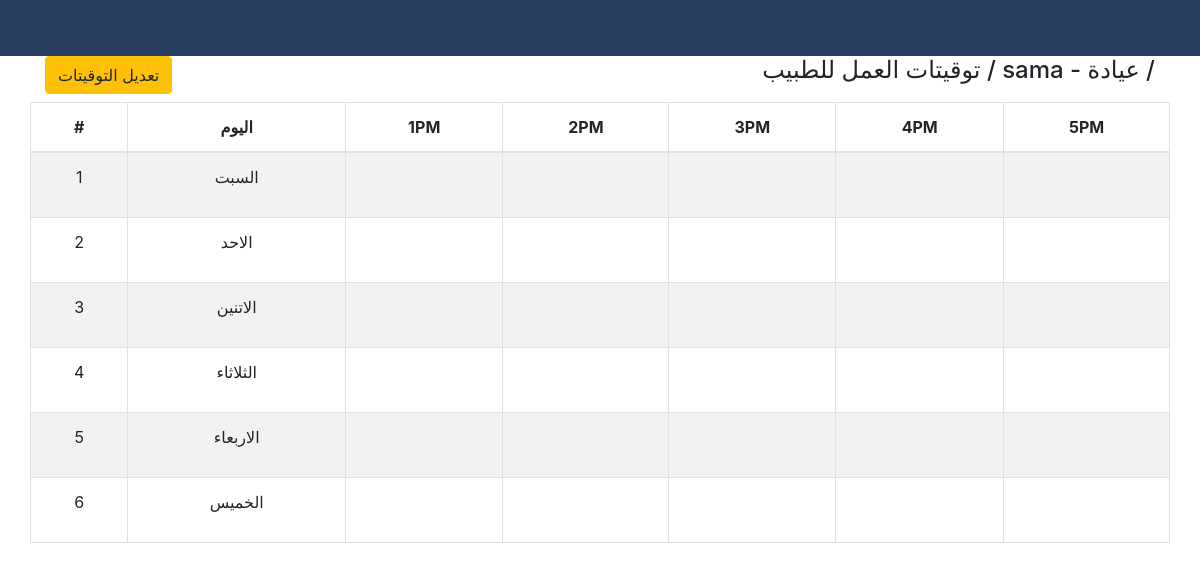
The page / on the database its author committed.
### task/models.py (models this page shows, shortened)
class Doctor(models.Model):#
    name = models.CharField(max_length=100)

class HourSlot(models.Model):
    name = models.CharField(max_length=20)
    order = models.IntegerField(default=50,unique=True)
    is_active = models.BooleanField(
        _('is_active'),
        default=True,
        help_text=_(
            'Unselect this instead of deleting HourSlot.'
        ),
    )

class WeekDay(models.Model):
    name = models.CharField(max_length=20)
    order = models.IntegerField(default=50,unique=True)
    code = models.IntegerField(default=50,unique=True)
    is_active = models.BooleanField(
        _('is_active'),
        default=True,
        help_text=_(
            'Unselect this instead of deleting WeekDay.'
        ),
    )

### task/views.py (the view, shortened to what this page needs)
# urls.py: path('',DoctorApi.as_view(),name='DoctorApi'),
class DoctorApi(APIView):
    def get_object(self,pk):
        try:
            return Doctor.objects.get(pk=pk)
        except Doctor.DoesNotExist:
            return None
    def get(self,request):
        pk= 1
        doctor=self.get_object(pk)
        if doctor :
            weekDays = WeekDay.objects.all().order_by('order').values()
            hourSlots = HourSlot.objects.filter(is_active=True).values().order_by('order')
            doctorDays = DoctorDay.objects.filter(doctor_id = pk).values('id' , 'day')
            doctor_workdays_ids = doctorDays.values_list('day',flat=True)#el ayam
            doctorDays_ids = doctorDays.values_list('id',flat=True)# ids of days
            doctorDaySlot_ids = DoctorDaySlot.objects.filter(doctor_day_id__in =doctorDays_ids).values_list('slot',flat=True)
            doctor_data_days =[]
            for wd in weekDays :
                obj={}
                doctor_day  =  doctorDays.filter(day_id=wd["id"])
                if doctor_day : doctor_day_id = doctor_day.first()['id']
                else : doctor_day_id = 0
                obj["day"] ={"id":wd["id"],"name":wd["name"],"is_working":True if wd["id"] in doctor_workdays_ids else False}
                obj["slots"]=[]
                doctorDaySlot_ids_day = doctorDaySlot_ids.filter(doctor_day_id= doctor_day_id)
                for hS in hourSlots :
                    slotObj ={"id":hS["id"] ,"is_working": True if hS["id"] in doctorDaySlot_ids_day else False }
                    obj["slots"].append(slotObj)
                doctor_data_days.append(obj)
            return render(request,'table/index.html',{
                        "doctor":doctor,
                        "doctor_data_days":doctor_data_days,
                        "hourSlots":hourSlots,
                        'activePage':'Doctors'})

### templates/table/index.html (shortened to what this page needs)
{% extends 'base.html' %}
{% block content %}
<div class="container">
<div class="row">
  <div class="col-md-12 col-sm-12 col-xs-12">
      <div class="x_panel">
          <div class="x_title">
              <h4 class="float-right"> توقيتات العمل للطبيب / {{doctor.name}} -  عيادة / {{doctor.department.name}}
              </h4>
               <h4 class="float-left">
                  <button type="submit" class="btn btn-warning"  id='edit' onclick="disfunction()">  تعديل التوقيتات </button>
              </h4>
              <div class="clearfix"></div>
          </div>
          <div class="x_content" >
              <div class="row">
                  <table id="days-slots-table" class="table table-striped table-bordered"
                    style="text-align-last: center;border-radius:0px">
                    <thead>
                      <tr>
                          <th>#</th>
                        <th>اليوم</th>
                        {% for hS in hourSlots %}
                        <th>{{hS.name}}</th>
                        {% endfor %}
                      </tr>
                    </thead>
                    <tbody>
                      {% for obj in doctor_data_days %}
                      <tr id="">
                          <td name="count" data-is-working="{% if obj.day.is_working %}true{% else %}false{% endif %}">
                            <p class="counter" style="display: block;">{{forloop.counter}}</p>
                          </td>
                        <td name="name">{{obj.day.name}}</td>
                        {% for s in obj.slots %}
                        <td name=""  data-is-working="{% if s.is_working %}true{% else %}false{% endif %}" style="{% if s.is_working %}background: #97ea97;{% endif %};height: calc(2.25rem + 2px);">
                        </td>
                        {% endfor %}
                      </tr>
                      {% endfor %}
                    </tbody>
                  </table>
                </div>
                  </div>
              </div>
          </div>
      </div>
  </div>
{% endblock content %}

### templates/base.html (shortened to what this page needs)
{% load static  %}
<!DOCTYPE html>
<html>
<head>
  <link rel="stylesheet" href=" {% static 'css/all.css' %}">
  <link rel="stylesheet" href=" {% static 'css/bootstrap.css' %}">
  <link rel="stylesheet" href=" {% static 'css/lightbox.min.css' %}">
  <link rel="stylesheet" href=" {% static 'css/style.css' %}">
<body>
{% include 'partials/_navbar.html' %}
{% block content  %} {% endblock %}
</body>
</html>

### templates/partials/_navbar.html (shortened to what this page needs)
{% load static  %}
  <nav class="navbar navbar-expand-lg navbar-dark bg-primary ">
    <div class="container">
    </div>
  </nav>

### pro/static/css/style.css (style rules this page uses)
.navbar { opacity: 0.9; text-transform: uppercase; }

### rows shown on the page
Doctor: name "sama"
HourSlot: name "1PM"
HourSlot: name "2PM"
HourSlot: name "3PM"
HourSlot: name "4PM"
HourSlot: name "5PM"
WeekDay: day.name "السبت"
WeekDay: day.name "الاحد"
WeekDay: day.name "الاتنين"
WeekDay: day.name "الثلاثاء"
WeekDay: day.name "الاربعاء"
WeekDay: day.name "الخميس"
